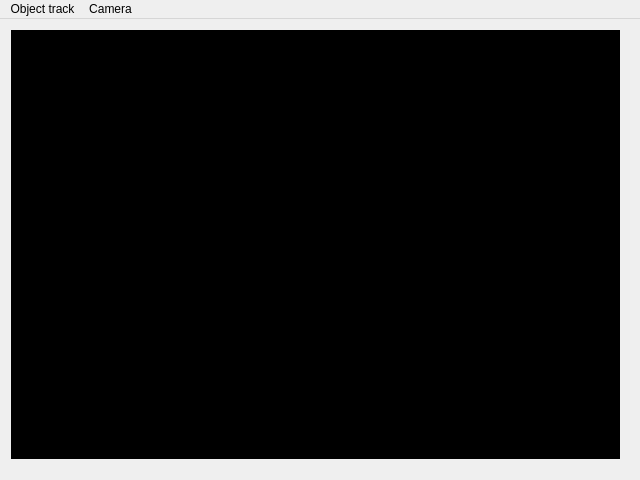
<?xml version="1.0" encoding="UTF-8"?>
<ui version="4.0">
 <class>gui</class>
 <widget class="QMainWindow" name="gui">
  <property name="geometry">
   <rect>
    <x>0</x>
    <y>0</y>
    <width>640</width>
    <height>480</height>
   </rect>
  </property>
  <property name="mouseTracking">
   <bool>false</bool>
  </property>
  <property name="windowTitle">
   <string>Position system</string>
  </property>
  <property name="documentMode">
   <bool>false</bool>
  </property>
  <property name="dockOptions">
   <set>QMainWindow::AllowTabbedDocks|QMainWindow::AnimatedDocks</set>
  </property>
  <widget class="QWidget" name="centralWidget">
   <widget class="QWidget" name="gridLayoutWidget">
    <property name="geometry">
     <rect>
      <x>0</x>
      <y>0</y>
      <width>631</width>
      <height>451</height>
     </rect>
    </property>
    <layout class="QGridLayout" name="gridLayout">
     <property name="sizeConstraint">
      <enum>QLayout::SetDefaultConstraint</enum>
     </property>
     <item row="0" column="0">
      <widget class="QLabel" name="label_pic">
       <property name="sizePolicy">
        <sizepolicy hsizetype="Expanding" vsizetype="Expanding">
         <horstretch>0</horstretch>
         <verstretch>0</verstretch>
        </sizepolicy>
       </property>
       <property name="sizeIncrement">
        <size>
         <width>1</width>
         <height>1</height>
        </size>
       </property>
       <property name="styleSheet">
        <string notr="true">Background-color: #000;</string>
       </property>
       <property name="locale">
        <locale language="English" country="UnitedStates"/>
       </property>
       <property name="frameShape">
        <enum>QFrame::StyledPanel</enum>
       </property>
       <property name="text">
        <string/>
       </property>
       <property name="scaledContents">
        <bool>true</bool>
       </property>
       <property name="wordWrap">
        <bool>false</bool>
       </property>
      </widget>
     </item>
    </layout>
   </widget>
  </widget>
  <widget class="QMenuBar" name="menu">
   <property name="geometry">
    <rect>
     <x>0</x>
     <y>0</y>
     <width>640</width>
     <height>24</height>
    </rect>
   </property>
   <widget class="QMenu" name="object_track_settings">
    <property name="title">
     <string>Object track</string>
    </property>
    <addaction name="ot_object_params"/>
    <addaction name="ot_start_recording"/>
    <addaction name="ot_stop_recording"/>
    <addaction name="ot_show_track"/>
   </widget>
   <widget class="QMenu" name="camera_menu">
    <property name="title">
     <string>Camera</string>
    </property>
    <addaction name="camera_settings"/>
    <addaction name="store_settings"/>
   </widget>
   <addaction name="object_track_settings"/>
   <addaction name="camera_menu"/>
  </widget>
  <action name="actionParameters">
   <property name="text">
    <string>Parameters</string>
   </property>
  </action>
  <action name="ot_object_params">
   <property name="text">
    <string>Object parameters</string>
   </property>
  </action>
  <action name="camera_settings">
   <property name="text">
    <string>Settings</string>
   </property>
  </action>
  <action name="store_settings">
   <property name="text">
    <string>Store settings</string>
   </property>
  </action>
  <action name="ot_start_recording">
   <property name="text">
    <string>Start recording</string>
   </property>
  </action>
  <action name="ot_show_track">
   <property name="checkable">
    <bool>true</bool>
   </property>
   <property name="enabled">
    <bool>true</bool>
   </property>
   <property name="text">
    <string>Show track</string>
   </property>
  </action>
  <action name="ot_stop_recording">
   <property name="text">
    <string>Stop recording</string>
   </property>
  </action>
 </widget>
 <layoutdefault spacing="6" margin="11"/>
 <resources/>
 <connections/>
</ui>
